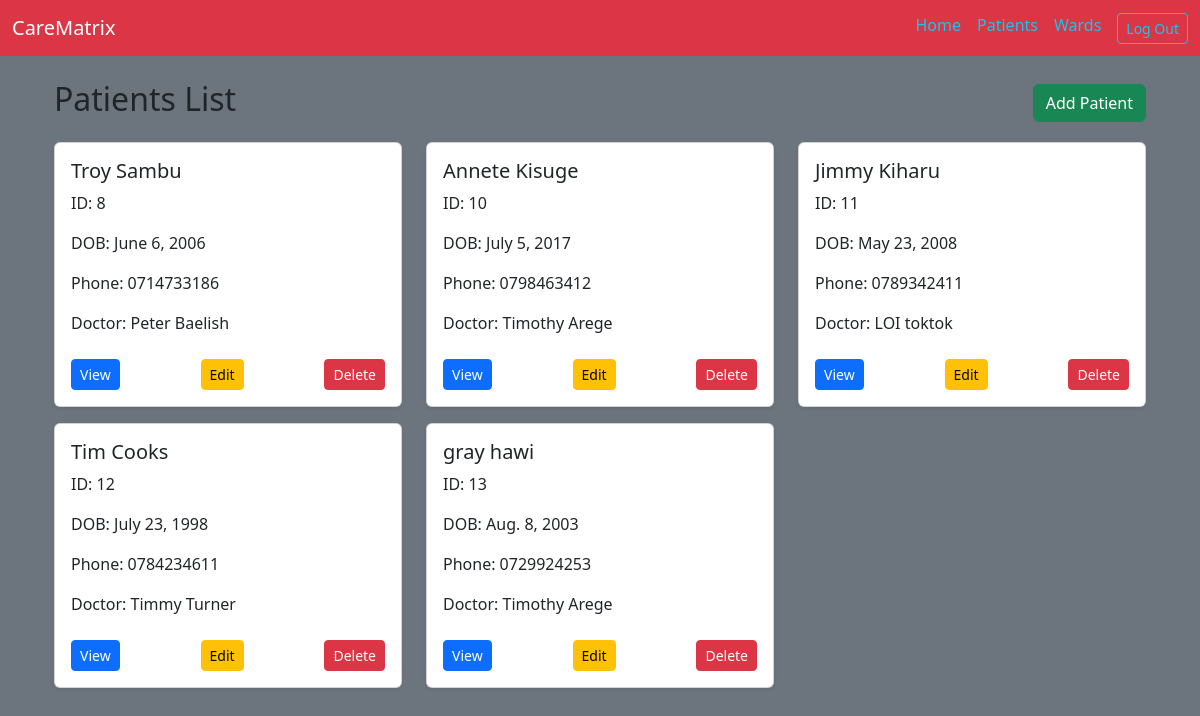
/patients/ (signed in), run on the app's committed database.
### patients/models.py (models this page shows, shortened)
class Patient(models.Model):
    first_name = models.CharField(max_length=50)
    last_name = models.CharField(max_length=50)
    date_of_birth = models.DateField()
    gender = models.CharField(max_length=10)
    phone = models.CharField(max_length=15)
    address = models.TextField(blank=True)
    doctor = models.CharField(blank=True, null=True, max_length=100)
    is_high_risk = models.BooleanField(default=False)
    current_bed = models.OneToOneField(Bed, null=True, blank=True, on_delete=models.SET_NULL, related_name='occupant')

### patients/views.py (the view)
# urls.py: path('', views.patient_list, name='patient_list'),
@login_required
def patient_list(request):
    patients = Patient.objects.all()
    return render(request, 'patients/list.html', {'patients': patients})

### patients/templates/patients/list.html
{% extends "base.html" %}
{% block content %}
<div class="container mt-4">
    <div class="d-flex justify-content-between align-items-center mb-3">
        <h2>Patients List</h2>
        <a href="{% url 'patients:patient_create' %}" class="btn btn-success">Add Patient</a>
    </div>
    {% if patients %}
    <div class="row">
        {% for patient in patients %}
        <div class="col-md-4 mb-3">
            <div class="card shadow-sm p-3">
                <h5>{{ patient.first_name }} {{ patient.last_name }}</h5>
                <p>ID: {{ patient.id }}</p>
                <p>DOB: {{ patient.date_of_birth }}</p>
                <p>Phone: {{ patient.phone }}</p>
                <p>Doctor: {{ patient.doctor }}</p>
                <div class="d-flex justify-content-between mt-2">
                    <a href="{% url 'patients:patient_detail' patient.id %}" class="btn btn-primary btn-sm">View</a>
                    <a href="{% url 'patients:patient_update' patient.id %}" class="btn btn-warning btn-sm">Edit</a>
                    <a href="{% url 'patients:patient_delete' patient.id %}" class="btn btn-danger btn-sm">Delete</a>
                </div>
            </div>
        </div>
        {% endfor %}
    </div>
    {% else %}
        <p>No patients found. <a href="{% url 'patients:patient_create' %}">Add a patient</a>.</p>
    {% endif %}
</div>
{% endblock %}

### data on the page
Patient: first_name "Troy", last_name "Sambu", id "8", date_of_birth "June 6, 2006", phone "0714733186", doctor "Peter Baelish"
Patient: first_name "Annete", last_name "Kisuge", id "10", date_of_birth "July 5, 2017", phone "0798463412", doctor "Timothy Arege"
Patient: first_name "Jimmy", last_name "Kiharu", id "11", date_of_birth "May 23, 2008", phone "0789342411", doctor "LOI toktok"
Patient: first_name "Tim", last_name "Cooks", id "12", date_of_birth "July 23, 1998", phone "0784234611", doctor "Timmy Turner"
Patient: first_name "gray", last_name "hawi", id "13", date_of_birth "Aug. 8, 2003", phone "0729924253", doctor "Timothy Arege"
